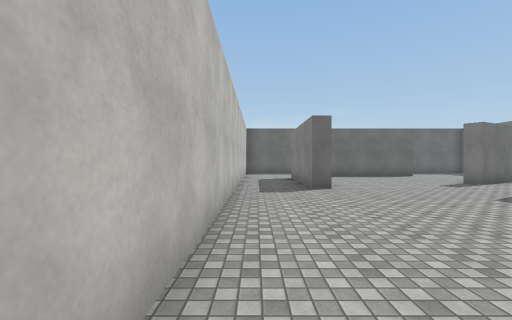
View 1 (above)

22 first-person views from a walk through a 3-D level made in the Unity game engine. The camera is 1.5 m above the floor, looks level and sees 90° across. The floor is counted in squares, 2 m on a side. Each view is taken from the middle of a square. On the plan, view 1 faces up. The plan holds only what a view shows up to about 9 squares ahead; the rest is blank. The player character is not drawn. Surface patterns are stand-ins for the level's own textures.

View 2
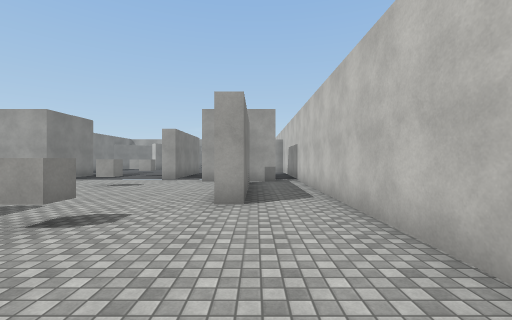

View 3
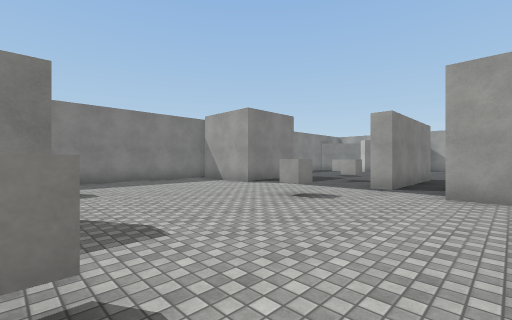

View 4
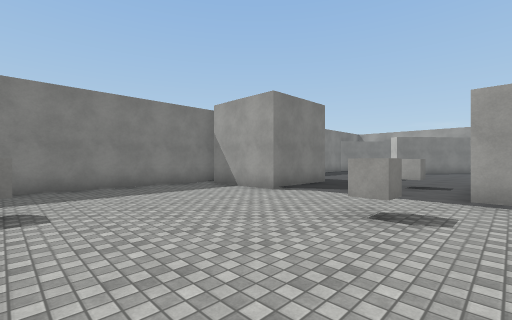

View 5
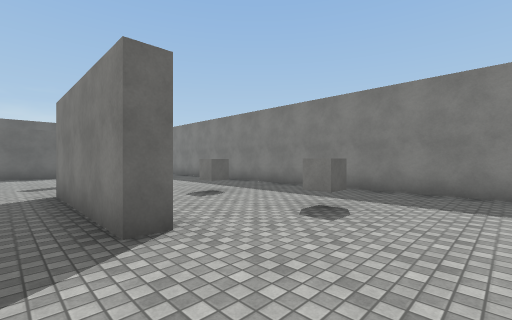

View 6
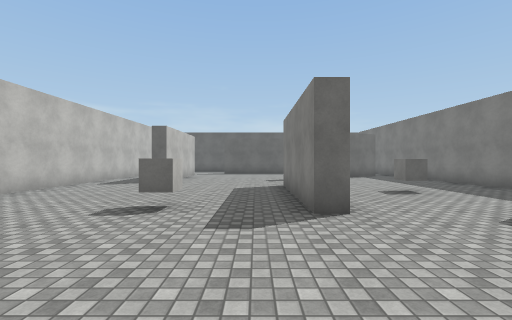

View 7
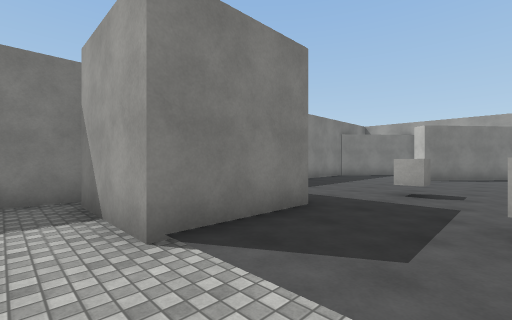

View 8
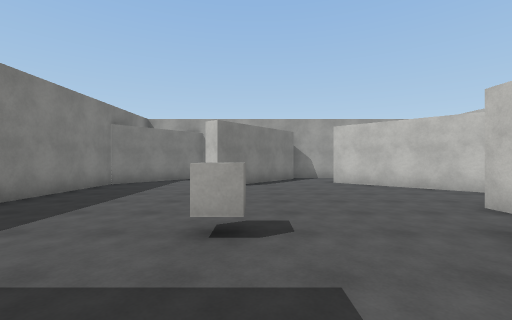

View 9
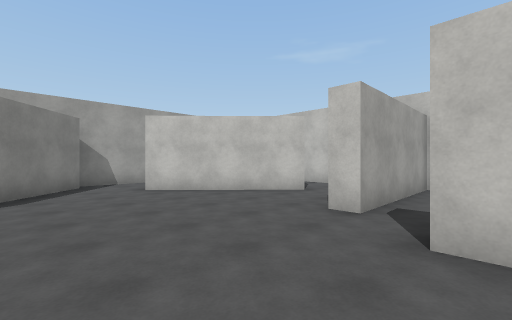

View 10
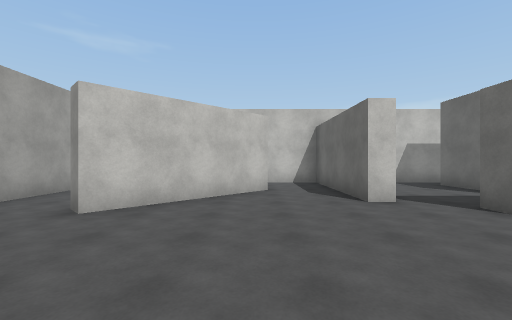

View 11
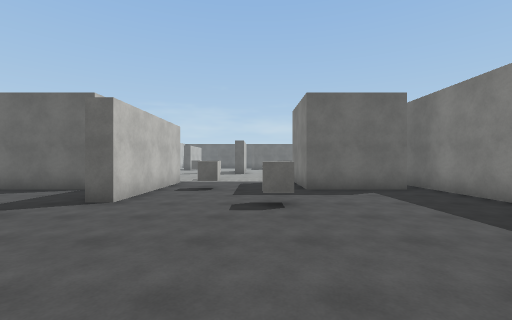

View 12
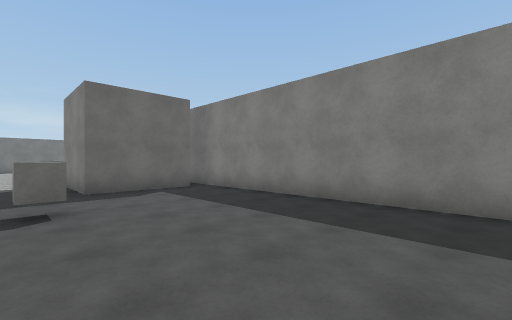

View 13
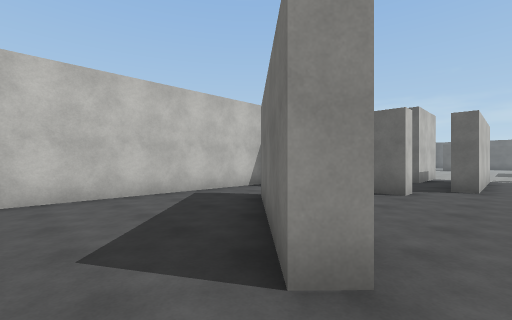

View 14
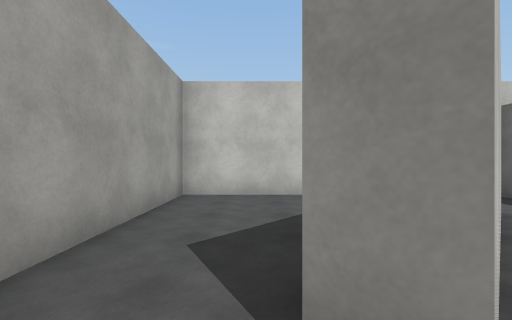

View 15
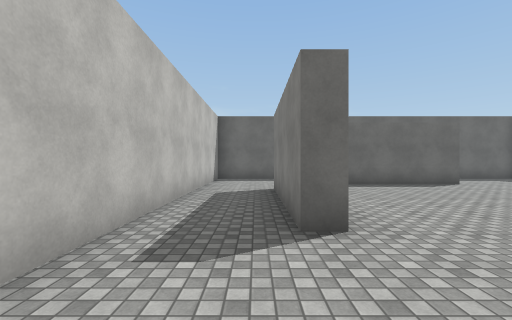

View 16
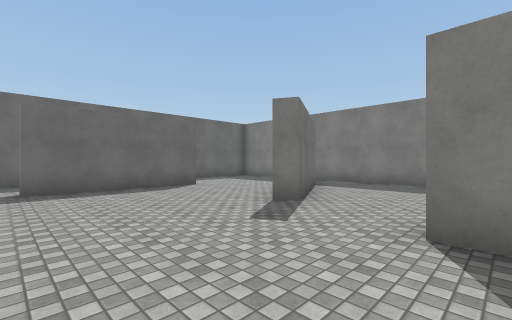

View 17
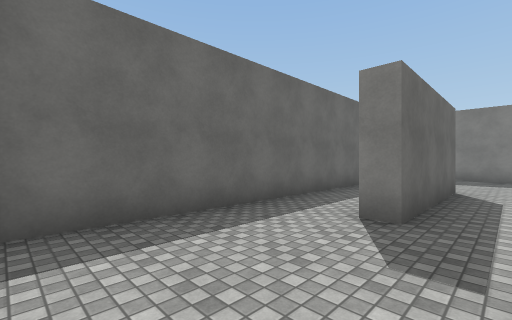

View 18
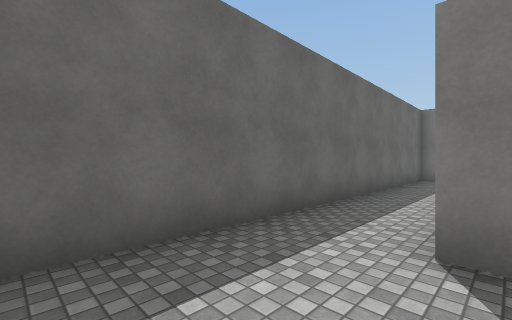

View 19
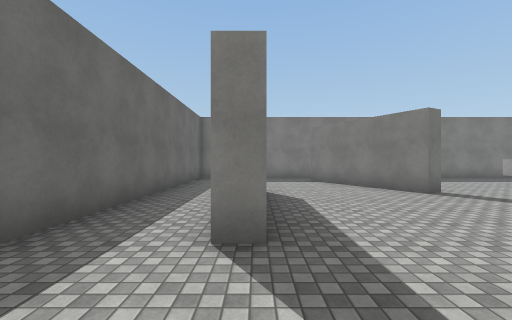

View 20
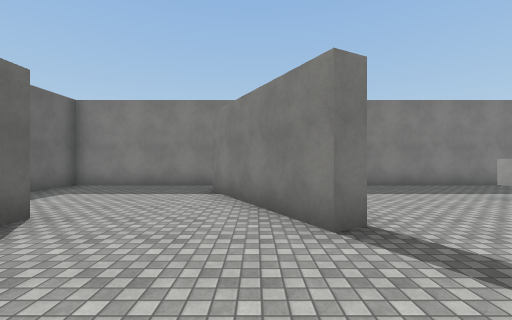

View 21
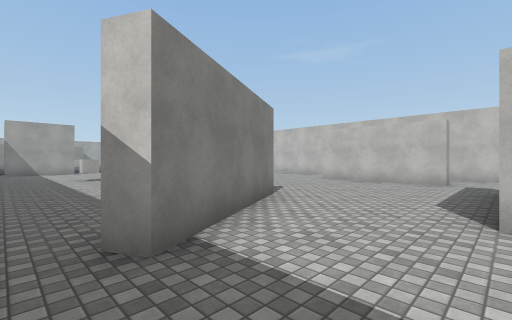

View 22
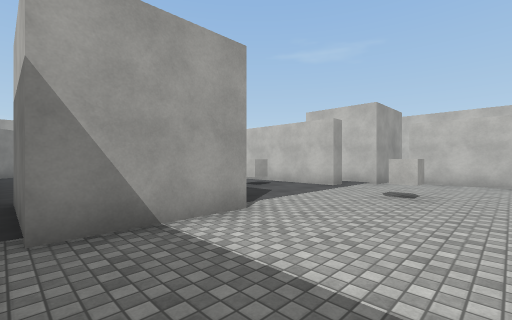

### Floor plan
Ten units are one square. View 1 is at (0, 0); x grows to the right and y downward. Boxes are objects, and circles mark ways between rooms. Rooms are numbered by the first view taken in them; rooms with no view inside come last. Other rooms are left out.
<svg viewBox="-10 -148 130 319">
<path fill="none" stroke="#000" d="M-5 58 -5 74M29 65 2 65M-5 95 34 95M40 85 40 45M12 28 12 -7M-5 -5 -5 40M64 -16 58 -16 58 -56M83 39 108 39 108 65 83 65 83 39M40 45 45 45 45 85 40 85M17 10 17 34M12 -7 18 -7M2 39 29 39 29 65M34 95 34 100 24 100M15 117 44 145M102 -100 104 -96 69 -77 66 -82 79 -88M20 -107 20 -67 15 -67 15 -107M74 -119 33 -119M-5 -115 -5 -5M64 151 81 131 84 134M105 150 115 138 115 -106M44 145 41 148 13 121M24 100 -5 100 -5 166 55 166M55 162 64 151M33 -119 33 -125M15 -107 20 -107M-5 -130 -5 -115M85 -143 0 -143M115 -106 115 -143 85 -143M79 -88 102 -100"/>
<rect x="25" y="-25" width="10" height="10" fill="#bbb"><title>cube</title></rect>
<rect x="45" y="25" width="10" height="10" fill="#bbb"><title>cube</title></rect>
<rect x="55" y="55" width="10" height="10" fill="#bbb"><title>cube</title></rect>
<rect x="65" y="85" width="10" height="10" fill="#bbb"><title>cube</title></rect>
<rect x="85" y="-15" width="10" height="10" fill="#bbb"><title>cube</title></rect>
<rect x="85" y="-45" width="10" height="10" fill="#bbb"><title>cube</title></rect>
<circle cx="0" cy="0" r="3" fill="#2a7"/>
<circle cx="30" cy="90" r="3" fill="#2a7"/>
<circle cx="20" cy="110" r="3" fill="#2a7"/>
<circle cx="50" cy="140" r="3" fill="#2a7"/>
<circle cx="13" cy="-113" r="3" fill="#2a7"/>
<circle cx="110" cy="-100" r="3" fill="#2a7"/>
<circle cx="70" cy="-105" r="3" fill="#2a7"/>
<circle cx="80" cy="-135" r="3" fill="#2a7"/>
<text x="10" y="70">1</text>
<text x="60" y="10">2</text>
<text x="20" y="140">3</text>
<text x="30" y="-130">4</text>
<text x="100" y="-120">5</text>
</svg>
Room 1 opens to room 2. Room 2 opens to room 3. Room 2 opens to room 4. Room 2 opens to room 5. Room 4 opens to room 5.

Where each view was taken, in squares from view 1:
view 1: 0 up, 0 right, facing up
view 2: 5 up, 1 right, facing down
view 3: 2 up, 2 right, facing down-right
view 4: 1 up, 4 right, facing down-right
view 5: 1 down, 5 right, facing up-right
view 6: 2 down, 5 right, facing up
view 7: 3 down, 6 right, facing down-right
view 8: 6 down, 7 right, facing down
view 9: 8 down, 7 right, facing down-left
view 10: 12 down, 8 right, facing left
view 11: 13 down, 7 right, facing up
view 12: 13 down, 7 right, facing up-right
view 13: 16 down, 5 right, facing up-left
view 14: 15 down, 5 right, facing left
view 15: 4 up, 1 right, facing up
view 16: 5 up, 3 right, facing up-right
view 17: 11 up, 0 right, facing up-right
view 18: 12 up, 1 right, facing up-right
view 19: 12 up, 1 right, facing right
view 20: 9 up, 4 right, facing right
view 21: 12 up, 11 right, facing down-left
view 22: 1 down, 11 right, facing down-left
